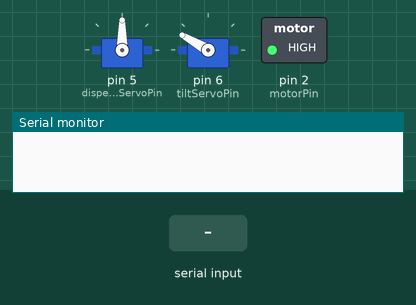
The sketch below on a simulated Arduino Uno, built with avr-gcc and run on an emulated ATmega328P. On the bench: 2 × servo, switched loads named in the sketch (green lamp = pin HIGH), the last lines printed to the serial monitor. The test bench sets the inputs (shaded band).

Above: at 1.2 s.
1.3 s: "f" received over Serial
At 1.45 s:
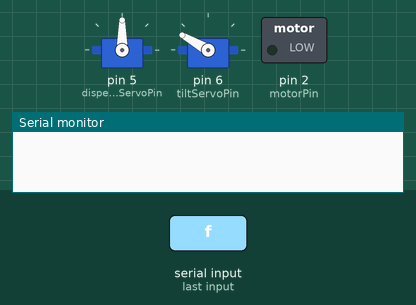
3.3 s: "u" received over Serial
At 4.5 s:
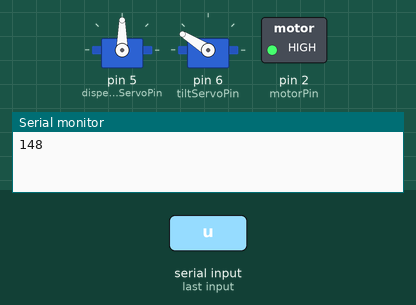
Timing chart, 0 to 6.3 s (numbered marks = the images above; inputs shaded):
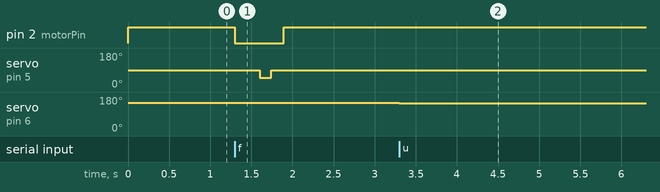

Measured:
- after the input at 1.3 s, pin 2 (motorPin): HIGH → LOW at once, → HIGH 0.59 s later; servo on pin 5 (dispenseServoPin): 90° → 50° after 0.30 s, → 90° 0.14 s later
- after the input at 3.3 s, servo on pin 6 (tiltServoPin): 150° → 148° at once

The sketch:

arduino_launcher.ino
```cpp
#include <Servo.h>

Servo dispenseServo;
Servo tiltServo;

char inByte;

/* Pin assignments */
int motorPin = 2;
int dispenseServoPin = 5;
int tiltServoPin = 6;

/* Delays */
int motorOnDelay = 300; // time for the motors to power up before launching
int motorOffDelay = 150; // time to enable the motors for in ms
int dispenseDelay = 140; // time before returning the dispense servo to its original position in ms

/* Servo angles */
int dispenseServoDefaultAngle = 90;
int dispenseServoActivatedAngle = 50;
int tiltServoDefaultAngle = 150;
int tiltServoMaxAngle = 100;
int tiltServoCurrentAngle;

void setup()
{
  Serial.begin(9600);

  dispenseServo.attach(dispenseServoPin);
  tiltServo.attach(tiltServoPin);

  dispenseServo.write(dispenseServoDefaultAngle);
  tiltServo.write(tiltServoDefaultAngle);

  tiltServoCurrentAngle = tiltServoDefaultAngle;

  pinMode(motorPin, OUTPUT);
  digitalWrite(motorPin, HIGH);
}

void loop()
{
  if(Serial.available() > 0)
  {
    inByte = Serial.read();
  }

  if(inByte == 'f')
  {
    fire();
    inByte = 'v';
  }
  else if(inByte == 'u')
  {
    tiltUp();
    inByte = 'v';
  }
  else if(inByte == 'd')
  {
    tiltDown();
    inByte = 'v';
  }
}

void fire()
{
  digitalWrite(motorPin, LOW);
  delay(motorOnDelay);
  dispense();
  delay(motorOffDelay);
  digitalWrite(motorPin, HIGH);
}

void dispense()
{
  dispenseServo.write(dispenseServoActivatedAngle);
  delay(dispenseDelay);
  dispenseServo.write(dispenseServoDefaultAngle);
}

void tiltUp()
{
  if(tiltServoCurrentAngle > tiltServoMaxAngle) {
    tiltServoCurrentAngle -= 2;
    tiltServo.write(tiltServoCurrentAngle);
  }
  Serial.println(tiltServoCurrentAngle);
}

void tiltDown()
{
  if(tiltServoCurrentAngle < tiltServoDefaultAngle) {
    tiltServoCurrentAngle += 2;
    tiltServo.write(tiltServoCurrentAngle);
  }
  Serial.println(tiltServoCurrentAngle);
}
```
